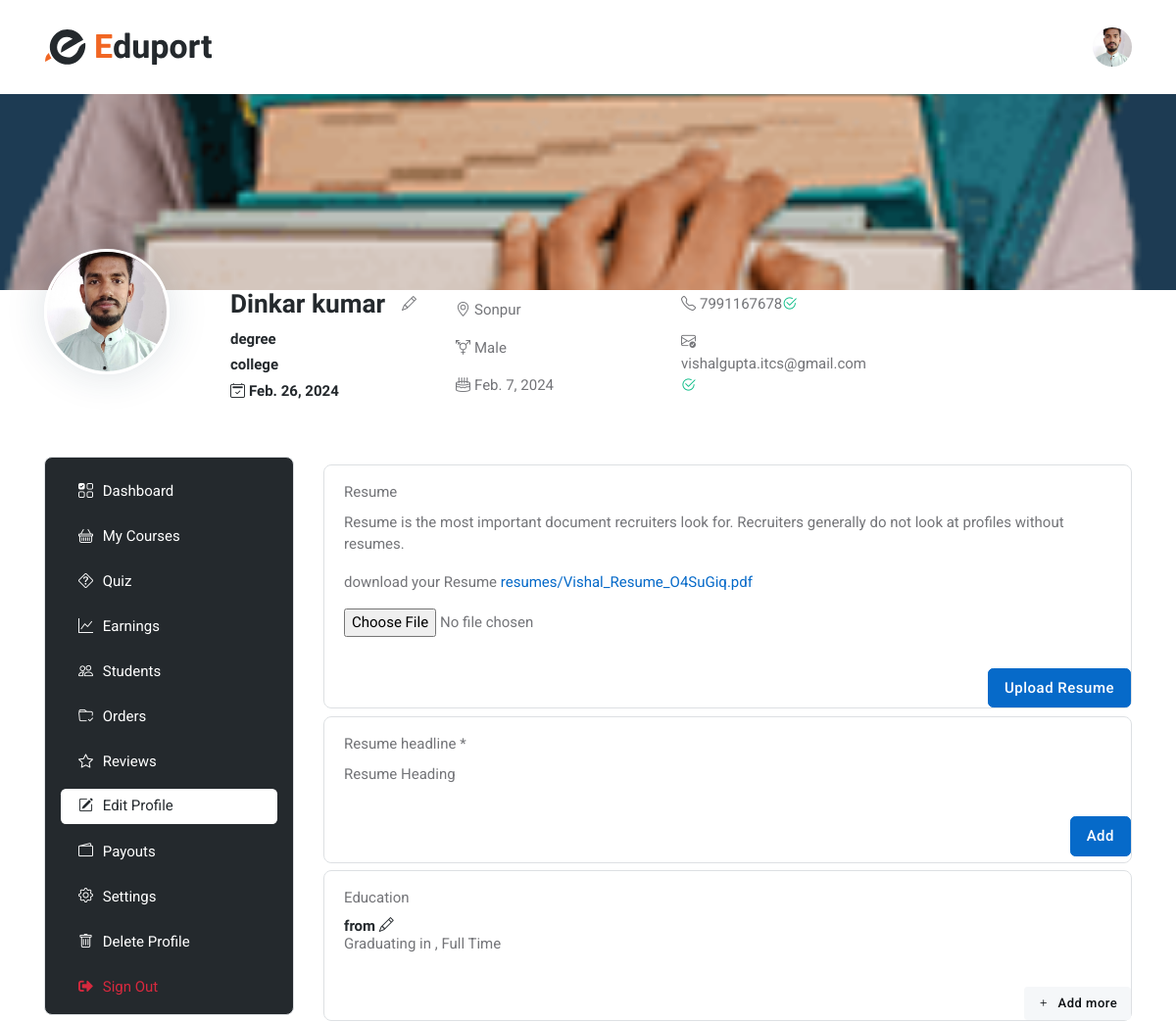
Before: /students/student_profile (signed in, upper part) with the older database file.
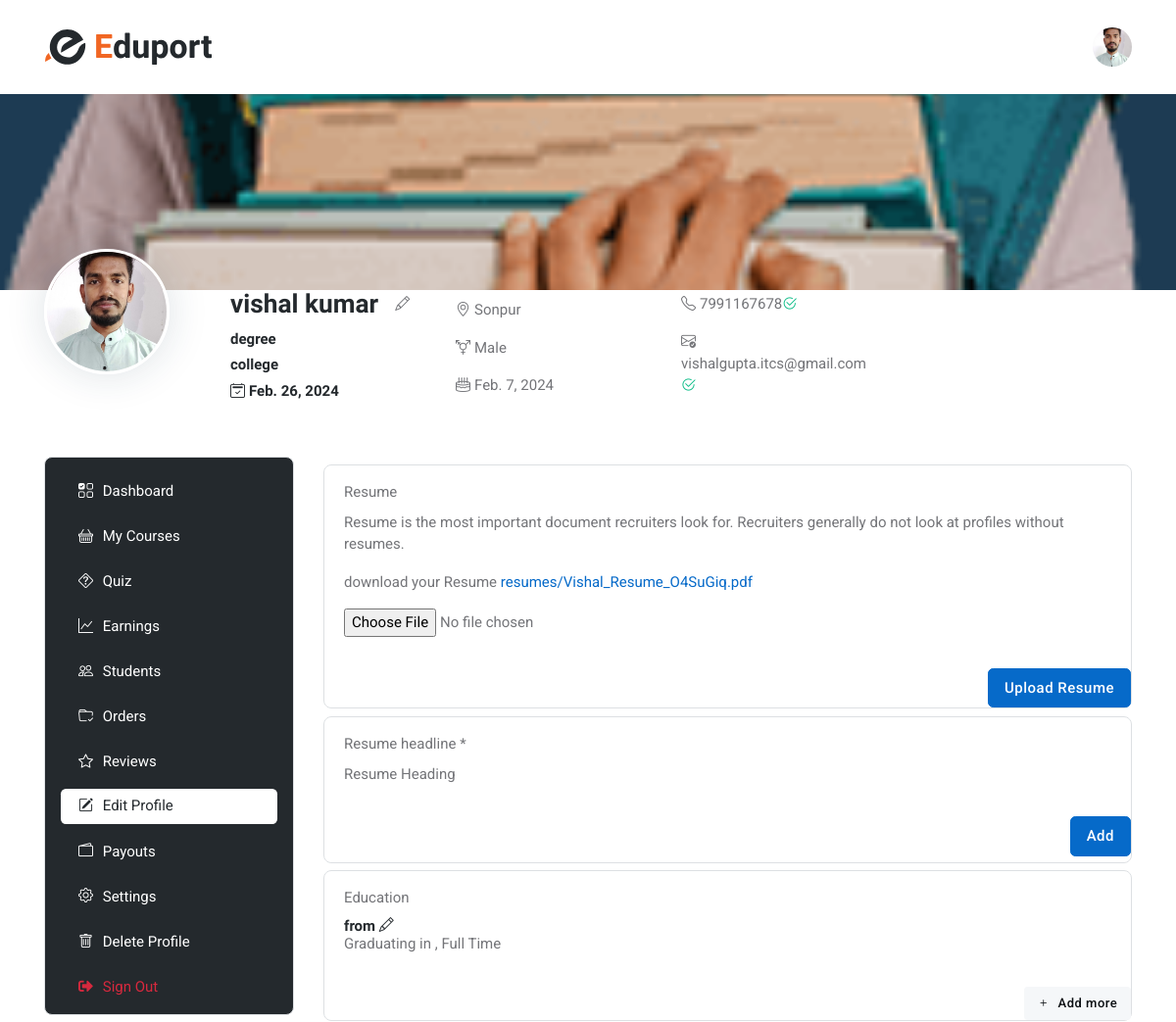
After: the same page with the newer database file.
### Home/models.py (models this page shows, shortened)
class students_sign_up(models.Model):
    user = models.OneToOneField(User, on_delete=models.CASCADE)
    id = models.AutoField(primary_key=True,auto_created=True)
    created_at = models.DateTimeField(default=timezone.now)
    Date = models.DateField(default=timezone.now)
    First_Name = models.CharField(max_length=255)
    Last_Name = models.CharField(max_length=255, null=True)
    Email = models.CharField(max_length=255)
    Password = models.CharField(max_length=255)
    Location = models.CharField(max_length=255)
    Phone = models.CharField(max_length=20)
    Gender = models.CharField(max_length=10)
    DOB = models.DateField(null=True)
    About = models.TextField()
    Profile_Pic = models.ImageField(upload_to='profiles/')

### students/models.py (models this page shows, shortened)
class Resumes(models.Model):
    id = models.AutoField(primary_key=True, auto_created=True)
    user = models.OneToOneField(User, related_name='resume', on_delete=models.CASCADE)
    resume = models.FileField(upload_to='resumes/')

### students/views.py (the view)
# urls.py: path('student_profile', views.student_profile, name='student_profile'),
def student_profile(request):
    if request.user.is_anonymous:
        return redirect('/')
    if request.method == 'POST':
        if 'profile_submit' in request.POST:
            existing_profile = students_sign_up.objects.filter(Email=request.user.email).first()
            if existing_profile:
                form_data = {
                    'First_Name': request.POST.get('First_Name'),
                    'Last_Name': request.POST.get('Last_Name'),
                    'Location': request.POST.get('Location'),
                    'Phone': request.POST.get('Phone'),
                    'Gender': request.POST.get('Gender'),
                    'DOB': request.POST.get('DOB'),
                    'About': request.POST.get('About')
                }
                if 'Profile_Pic' in request.FILES:
                    profile_pic = request.FILES['Profile_Pic']
                    existing_profile.Profile_Pic = profile_pic
                existing_profile.__dict__.update(form_data)
                existing_profile.save()
            else:
                profile_data = students_sign_up.objects.create(
                    Email=request.user.email,
                    First_Name=request.POST.get('First_Name'),
                    Last_Name=request.POST.get('Last_Name'),
                    Location=request.POST.get('Location'),
                    Phone=request.POST.get('Phone'),
                    Gender=request.POST.get('Gender'),
                    DOB=request.POST.get('DOB'),
                    About=request.POST.get('About')
                )
                if 'Profile_Pic' in request.FILES:
                    profile_data.Profile_Pic = request.FILES['Profile_Pic']
                profile_data.save()
                messages.success(request, 'Profile updated successfully!')
            return redirect('student_profile')
        elif 'resume_submit' in request.POST:
            resume_file = request.FILES.get('Resume')
            if resume_file:
                student_profile_instance = students_sign_up.objects.filter(Email=request.user.email).first()
                if student_profile_instance:
                    existing_resume = Resumes.objects.filter(user=request.user).first()
                    if existing_resume:
                        existing_resume.resume = resume_file
                        existing_resume.save()
                        messages.success(request, 'Resume updated successfully!')
                    else:
                        resume = Resumes.objects.create(user=request.user, resume=resume_file)
                        resume.save()
                        messages.success(request, 'Resume uploaded successfully!')
                else:
                    messages.error(request, 'Student profile not found.')
            else:
                messages.error(request, 'No resume file selected.')
            return redirect('student_profile')
    else:
        resume = Resumes.objects.filter(user=request.user).first()
        username = request.user.username
        try:
            profile = students_sign_up.objects.filter(user=request.user)
        except students_sign_up.DoesNotExist:
            profile = None
        context = {'profile': profile, "resume":resume }
        return render(request, 'student-profile.html', context)

### students/templates/student-profile.html (shortened to what this page needs)
{% load static %}
<!DOCTYPE html>
<html lang="en">
<head>
    <link rel="stylesheet" type="text/css" href="{% static 'assets/vendor/font-awesome/css/all.min.css' %}">
    <link rel="stylesheet" type="text/css" href="{% static 'assets/vendor/bootstrap-icons/bootstrap-icons.css' %}">
    <link rel="stylesheet" type="text/css" href="{% static 'assets/css/style.css' %}">
</head>
<body>
    <header class="navbar-light navbar-sticky">
        <nav class="navbar navbar-expand-xl">
            <div class="container">
                <a class="navbar-brand" href="index.html">
                    <img class="light-mode-item navbar-brand-item" src="{% static 'docs/assets/images/logo.svg' %}" alt="logo">
                </a>
                    {% for Data in profile %}
                <div class="dropdown ms-1 ms-lg-0">
                    <a class="avatar avatar-sm p-0" href="#" id="profileDropdown" role="button" data-bs-auto-close="outside" data-bs-display="static" data-bs-toggle="dropdown" aria-expanded="false">
                        <img class="avatar-img rounded-circle" src="/media/{{ Data.Profile_Pic }}" alt="avatar">
                    </a>
                </div>
            </div>
        </nav>
    </header>
    <main>
        <section class="pt-0">
            <div class="container-fluid px-0">
                <div class="bg-blue h-100px h-md-200px rounded-0" style="background:url(assets/images/pattern/04.png) no-repeat center center; background-size:cover;">
                </div>
            </div>
            <div class="container mt-n4">
                <div class="row">
                    <div class="col-12">
                        <div class="card bg-transparent card-body p-0">
                            <div class="row d-flex justify-content-between">
                                <div class="col-auto mt-4 mt-md-0">
                                    <div class="avatar avatar-xxl mt-n3">
                                        <img class="avatar-img rounded-circle border border-white border-3 shadow" src="/media/{{ Data.Profile_Pic }}" alt>
                                    </div>
                                </div>
                                <div class="col-lg-10 justify-content-between align-items-center mt-3">
                                    <div class="d-flex flex-sm-row small-display-size flex-md-row">
                                        <div class="my-1 fs-4 col-lg-3 col-md-3 col-sm-6">
                                            <div class="d-flex">
                                                <h1 class="my-1 fs-4">{{ Data.First_Name }} {{ Data.Last_Name }}</h1>
                                                <button type="button" class="btn" data-bs-toggle="modal" data-bs-target="#staticBackdrop">
													<i class="bi bi-pencil"></i>
												</button>
                                            </div>
                                            <h6>degree</h6>
                                            <h6>college</h6>
                                            <h6><i class="bi me-1 bi-calendar2-check"></i>{{ Data.Date }}</h6>
                                        </div>
                                        <div class="row d-flex col-lg-6 col-md-9 col-sm-6 justify-content-between align-items-end">
                                            <div class="col-12 col-md-6 col-lg-6">
                                                <p><i class="bi me-1 bi-geo-alt"></i>{{Data.Location}}</p>
                                                <p><i class="bi me-1 bi-gender-trans"></i>{{Data.Gender}}</p>
                                                <p><i class="bi me-1 bi-cake2"></i>{{Data.DOB}}</p>
                                            </div>
                                            <div class="col-12 col-md-6 col-lg-6">
                                                <p><i class="bi me-1 bi-telephone"></i>{{Data.Phone}}<i class="bi bi-check2-circle text-success"></i></p>
                                                <p><i class="bi me-1 bi-envelope-check"></i>{{Data.Email}} <i class="bi bi-check2-circle text-success"></i></p>
                                            </div>
                                        </div>
                                    </div>
                                </div>
                            </div>
                        </div>
                    </div>
                </div>
            </div>
        </section>
        <section class="pt-0">
            <div class="container">
                <div class="row">
                    <div class="col-xl-3">
                        <div class="offcanvas-xl offcanvas-end" tabindex="-1" id="offcanvasSidebar">
                            <div class="offcanvas-body p-3 p-xl-0">
                                <div class="bg-dark border rounded-3 pb-0 p-3 w-100">
                                    <div class="list-group list-group-dark list-group-borderless">
                                        <a class="list-group-item" href="/"><i
													class="bi bi-ui-checks-grid fa-fw me-2"></i>Dashboard</a>
                                        <a class="list-group-item" href="instructor-manage-course.html"><i
													class="bi bi-basket fa-fw me-2"></i>My Courses</a>
                                        <a class="list-group-item" href="instructor-quiz.html"><i
													class="bi bi-question-diamond fa-fw me-2"></i>Quiz</a>
                                        <a class="list-group-item" href="instructor-earning.html"><i
													class="bi bi-graph-up fa-fw me-2"></i>Earnings</a>
                                        <a class="list-group-item" href="instructor-studentlist.html"><i
													class="bi bi-people fa-fw me-2"></i>Students</a>
                                        <a class="list-group-item" href="instructor-order.html"><i
													class="bi bi-folder-check fa-fw me-2"></i>Orders</a>
                                        <a class="list-group-item" href="instructor-review.html"><i
													class="bi bi-star fa-fw me-2"></i>Reviews</a>
                                        <a class="list-group-item active" href="instructor-edit-profile.html"><i
													class="bi bi-pencil-square fa-fw me-2"></i>Edit Profile</a>
                                        <a class="list-group-item" href="instructor-payout.html"><i
													class="bi bi-wallet2 fa-fw me-2"></i>Payouts</a>
                                        <a class="list-group-item" href="instructor-setting.html"><i
													class="bi bi-gear fa-fw me-2"></i>Settings</a>
                                        <a class="list-group-item" href="instructor-delete-account.html"><i
													class="bi bi-trash fa-fw me-2"></i>Delete Profile</a>
                                        <a class="list-group-item text-danger bg-danger-soft-hover" href="logout"><i
													class="fas fa-sign-out-alt fa-fw me-2"></i>Sign Out</a>
                                    </div>
                                </div>
                            </div>
                        </div>
                    </div>
                    <div class="col-xl-9">
                        <form method="post" enctype="multipart/form-data">
                            <div class="card bg-transparent border rounded-3 mt-2">
                                <div class="card-body">
                                    <div class="col-12">
                                        <label class="form-label">Resume</label>
                                        <p>Resume is the most important document recruiters look for. Recruiters generally do not look at profiles without resumes.</p>
                                        <div class="mb-3">
                                            <div class="d-flex align-items-center">
                                                <label class="position-relative me-4" for="uploadfile-1" title="Replace this resume">
                                                    <P>download your Resume  <a href="{{ resume.resume.url}}">{{resume.resume.name}}</a></P>
														<input type="file" name="Resume">
													</label>
                                            </div>
                                        </div>
                                    </div>
                                </div>
                                <div class="d-sm-flex justify-content-end">
                                    <button type="submit" name="resume_submit" class="btn btn-primary mb-0">
											Upload Resume
										</button>
                                    <button type="button" onclick="window.location.href="{{ resume.resume.url }}" class="uploadremove" style="background-color: transparent;">
											<i class="bi bi-download text-white"></i>
										</button>
                                </div>
                            </div>
                        </form>
                        <div class="card bg-transparent border rounded-3 mt-2">
                            <div class="card-body">
                                <div class="col-12">
                                    <label class="form-label">Resume headline *</label>
                                    <p>Resume Heading</p>
                                </div>
                            </div>
                            <div class="d-sm-flex justify-content-end">
                                <button type="button" class="btn btn-primary" data-bs-toggle="modal" data-bs-target="#exampleModal">
										Add
									</button>
                            </div>
                        </div>
                        <div class="card bg-transparent border rounded-3 mt-2">
                            <div class="card-body">
                                <div class="col-12">
                                    <label class="form-label">Education</label>
                                    <h6>{{education_data.degree}} from {{education_data.college}} <a href="#" data-bs-toggle="modal" data-bs-target="#exampleModalToggle2"><i
													class="bi bi-pencil"></i></a> </h6>
                                    <p style="margin-top: -10px !important;">Graduating in {{education_data.end_year}}, Full Time
                                    </p>
                                </div>
                            </div>
                            <div class="d-sm-flex justify-content-end">
                                <button type="button" class="btn btn-sm btn-light mb-0" data-bs-toggle="modal" data-bs-target="#exampleModalToggle">
										<i class="bi bi-plus me-1"></i> Add more
									</button>
                            </div>
                        </div>
                    </div>
                </div>
            </div>
        </section>
    </main>
    {% endfor %}
</body>
</html>

Changed rows visible on the page:
changed students_sign_up "kumar": First_Name "Dinkar" → "vishal"
